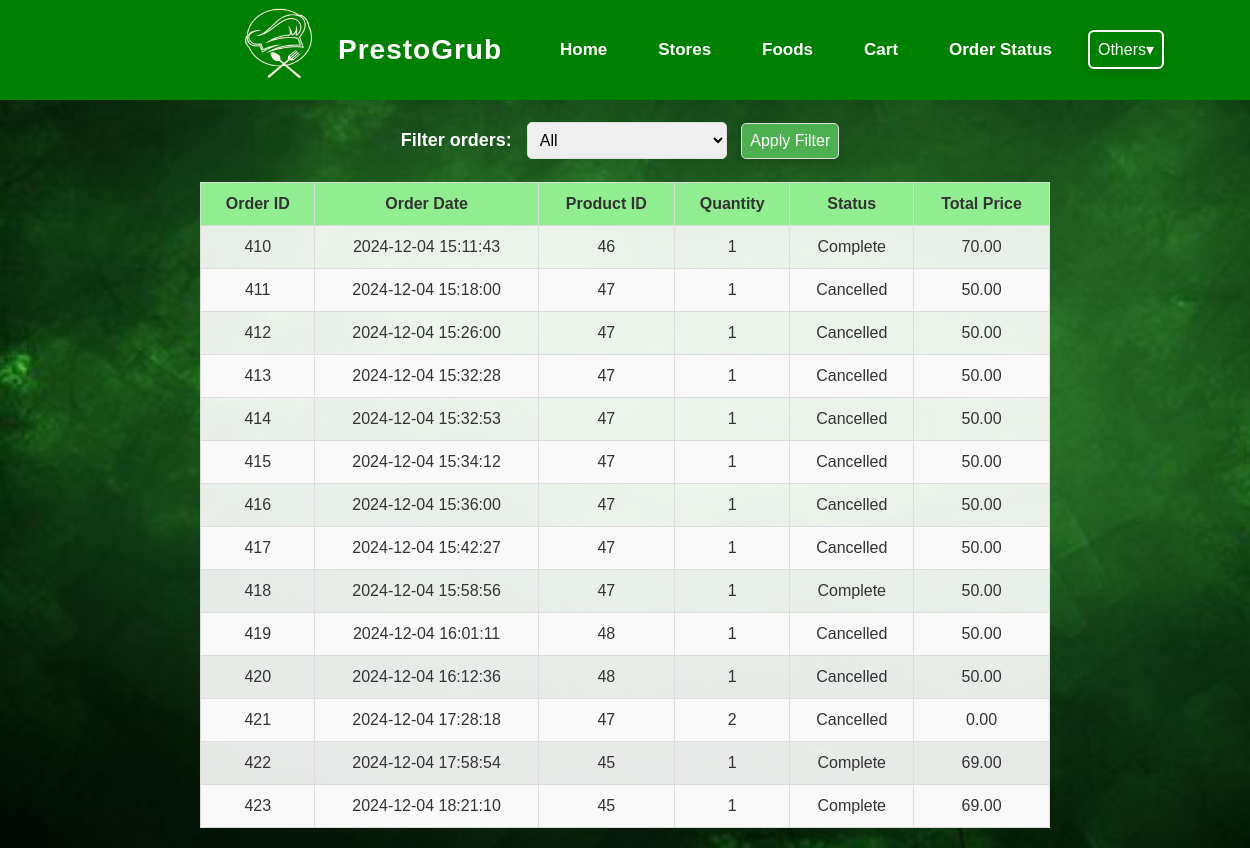
The app's page /orderhistory.php (signed in) with its own data.
### tables this page shows
CREATE TABLE `orders` (
  `order_id` int(11) NOT NULL,
  `user_id` int(11) DEFAULT NULL,
  `product_id` int(11) DEFAULT NULL,
  `payment_method` varchar(50) DEFAULT NULL,
  `order_date` datetime DEFAULT NULL,
  `quantity` int(11) DEFAULT NULL,
  `order_description` text DEFAULT NULL,
  `status` varchar(50) NOT NULL DEFAULT 'Checked Out',
  `total_price` decimal(10,2) NOT NULL,
  `room_number` varchar(50) DEFAULT NULL,
  `receiver_name` varchar(100) DEFAULT NULL,
  `product_name` varchar(255) DEFAULT NULL,
  `variant_id` int(11) DEFAULT NULL,
  `student_number` varchar(255) NOT NULL
);

### orderhistory.php (the view, shortened to what this page needs)
<?php
require_once 'connection/connection.php';
$user_id = $_SESSION['user_id'];
$filter = isset($_GET['filter']) ? $_GET['filter'] : 'all';
$sql = "SELECT * FROM orders WHERE user_id = ?";
$stmt = $conn->prepare($sql);
$stmt->bind_param("i", $user_id);
$stmt->execute();
$result = $stmt->get_result();
?>
<!DOCTYPE html>
<html>
<head>
    <link rel="stylesheet" type="text/css" href="css/orderhistory.css">
</head>
<body>
    <?php include 'navbar.php'; ?>
    <div class="container">
        <form method="get" action="">
            <label for="filter">Filter orders: </label>
            <select name="filter" id="filter">
                <option value="all" <?php echo ($filter == 'all') ? 'selected' : ''; ?>>All</option>
            </select>
            <button type="submit">Apply Filter</button>
        </form>
        <table>
            <thead>
                <tr>
                    <th>Order ID</th>
                    <th>Order Date</th>
                    <th>Product ID</th>
                    <th>Quantity</th>
                    <th>Status</th>
                    <th>Total Price</th>
                </tr>
            </thead>
            <tbody>
                <?php
                if ($result->num_rows > 0) {
                    while ($row = $result->fetch_assoc()) {
                        echo "<tr>";
                        echo "<td>" . $row['order_id'] . "</td>";
                        echo "<td>" . $row['order_date'] . "</td>";
                        echo "<td>" . $row['product_id'] . "</td>";
                        echo "<td>" . $row['quantity'] . "</td>";
                        echo "<td>" . $row['status'] . "</td>";
                        echo "<td>" . $row['total_price'] . "</td>";
                        echo "</tr>";
                    }
                } else {
                    echo "<tr><td colspan='6'>No orders found</td></tr>";
                }
                ?>
            </tbody>
        </table>
    </div>
</body>
</html>

### css/orderhistory.css (style rules this page uses)
body { font-family: Arial, sans-serif; background-image: url('uploads/yup.jpg'); background-size: cover; background-repeat: no-repeat; background-attachment: fixed; margin: 0; padding: 0; color: #333; }
button, .dropdown-content a, .item button, h3 { padding: 8px 12px; font-size: 12px; margin: 3px 0; border-radius: 6px; color: white; background-color: transparent; border: 2px solid white; cursor: pointer; box-shadow: 0 4px 8px rgba(0, 0, 0, 0.15); transition: all 0.3s ease; }
form { margin: 20px 0; text-align: center; }
form label { font-size: 18px; margin-right: 10px; }
select, button { padding: 8px; margin-right: 10px; font-size: 16px; border: 1px solid #ddd; border-radius: 5px; }
select { width: 200px; max-width: 100%; }
button { background-color: #4CAF50; color: white; cursor: pointer; transition: background-color 0.3s ease; }
table { width: 100%; border-collapse: collapse; margin-top: 20px; background-color: rgba(255, 255, 255, 0.9); }
th, td { padding: 12px; text-align: center; border: 1px solid #ddd; }
th { background-color: #f2f2f2; }
tr:nth-child(even) { background-color: #f9f9f9; }

### orderhistory.php (style rules this page uses)
body { background-image: url('uploads/yup.jpg'); background-size: cover; background-repeat: no-repeat; background-attachment: fixed; text-align: center; overflow: }
.container { width: 85%; margin: 0 auto; }
form { margin: 20px 0; text-align: center; color: white; font-weight: bold; font-size: 16px; }
select, button { padding: 8px; margin-right: 10px; }
table { width: 80%; border-collapse: collapse; margin: 20px auto; text-align: center; }
th, td { padding: 12px; border: 1px solid #ddd; }
th { background-color: lightgreen; }

### records on screen
orders: order_id "410", order_date "2024-12-04 15:11:43", product "46", quantity "1", status "Complete", total_price "70.00"
orders: order_id "411", order_date "2024-12-04 15:18:00", product "47", quantity "1", status "Cancelled", total_price "50.00"
orders: order_id "412", order_date "2024-12-04 15:26:00", product "47", quantity "1", status "Cancelled", total_price "50.00"
orders: order_id "413", order_date "2024-12-04 15:32:28", product "47", quantity "1", status "Cancelled", total_price "50.00"
orders: order_id "414", order_date "2024-12-04 15:32:53", product "47", quantity "1", status "Cancelled", total_price "50.00"
orders: order_id "415", order_date "2024-12-04 15:34:12", product "47", quantity "1", status "Cancelled", total_price "50.00"
orders: order_id "416", order_date "2024-12-04 15:36:00", product "47", quantity "1", status "Cancelled", total_price "50.00"
orders: order_id "417", order_date "2024-12-04 15:42:27", product "47", quantity "1", status "Cancelled", total_price "50.00"
orders: order_id "418", order_date "2024-12-04 15:58:56", product "47", quantity "1", status "Complete", total_price "50.00"
orders: order_id "419", order_date "2024-12-04 16:01:11", product "48", quantity "1", status "Cancelled", total_price "50.00"
orders: order_id "420", order_date "2024-12-04 16:12:36", product "48", quantity "1", status "Cancelled", total_price "50.00"
orders: order_id "421", order_date "2024-12-04 17:28:18", product "47", quantity "2", status "Cancelled", total_price "0.00"
orders: order_id "422", order_date "2024-12-04 17:58:54", product "45", quantity "1", status "Complete", total_price "69.00"
orders: order_id "423", order_date "2024-12-04 18:21:10", product "45", quantity "1", status "Complete", total_price "69.00"
